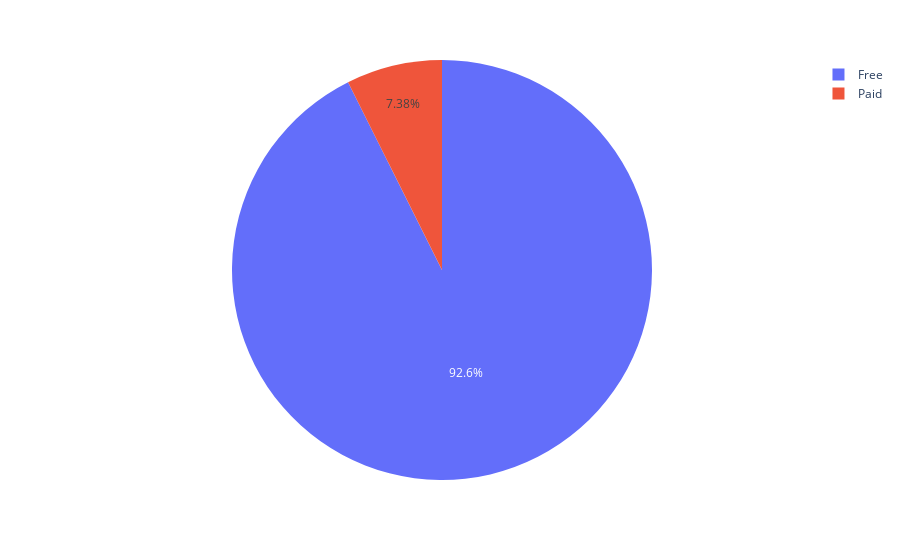

The cell this chart's notebook holds for it:
### Code cell
px.pie(names = labels, values = values)

### Figure 1 — Plotly figure (JSON) as saved in the notebook; plotly's stock layout.template omitted (floating-point values rounded to 4 significant figures)
{"data": [{"domain": {"x": [0, 1], "y": [0, 1]}, "hovertemplate": "label=%{label}<br>value=%{value}<extra></extra>", "labels": ["Free", "Paid"], "legendgroup": "", "name": "", "showlegend": true, "type": "pie", "values": [10040, 800]}], "layout": {"legend": {"tracegroupgap": 0}, "margin": {"t": 60}}}
